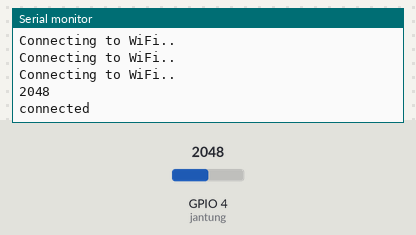
The sketch below on a simulated ESP32. Parts: the last lines printed to the serial monitor. The inputs (shaded band) are chosen by the test bench; at power-on: GPIO 4 (jantung) = 2048. WiFi joins after 1.5 s; servers stay silent unless stated.

Above: at 2.7 s.
2.8 s: GPIO 4 (jantung) set to 60
At 2.8 s:
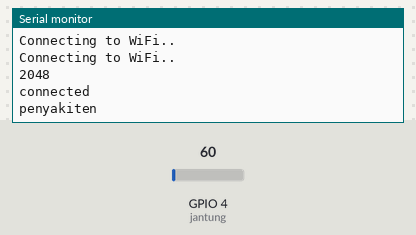
10.4 s: GPIO 4 (jantung) set to 0
At 16.0 s:
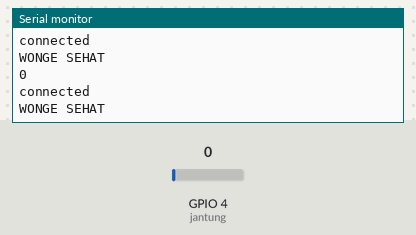
Timing chart, 0 to 17.5 s (numbered marks = the images above; inputs shaded):
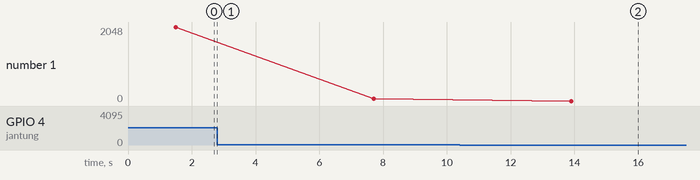

The sketch:

thingspeak.ino
```cpp
#include <WiFi.h>
#include "ThingSpeak.h"
int value;
int ChannelID = 490525;
int jantung = 4 ;

const char* host    = "192.168.43.21" ;
const char* ssid     = "dancuk"; // Your SSID (Name of your WiFi)
const char* password = "danuandrean"; //Your Wifi password


// setting API ThingSpeak
const char* server = "api.thingspeak.com";
 String WriteAPIKey = " IBE0RS26SSPFC5ER" ;
 String ReadApiKey = " NSIDW8R640WV7C4B " ;

WiFiClient client;
void setup()
{
   WiFi.begin("dancuk","danuandrean");
   Serial.begin(115200);              //inisialiasi port serial utk debugging
   WiFi.mode(WIFI_STA);
   pinMode  (jantung,INPUT) ;
   ThingSpeak.begin(client);

        while (WiFi.status() != WL_CONNECTED) {
        delay(500);
        Serial.println("Connecting to WiFi..");
         }
}

void loop(){

   int value= analogRead(jantung);
   value = value;
   Serial.println(value);
             if (client.connect(server,80)){
                Serial.println("connected");
                delay(1000);

                String  postStr = WriteAPIKey;
                postStr += "&field1=";
                postStr += String(value);
                postStr +="&field2=";
                postStr += String(value);
                postStr += "\r\n\r\n";

                client.print("POST /update HTTP/1.1\n");
                client.print("Host: api.thingspeak.com\n");
                client.print("Connection: close\n");
                client.print("X-THINGSPEAKAPIKEY: " +WriteAPIKey+ "\n");
                client.print("Content-Type: application/x-www-form-urlencoded\n");
                client.print("Content-Length: ");
                client.print( postStr.length());
                client.print("\n\n");
                client.print( postStr);
        }
   client.stop();

    if (value<=100){
      Serial.println ("WONGE SEHAT");}
    else{
      Serial.println ("penyakiten");}
 delay (5000);
}
```

Measured:
- after the input at 10.4 s, the serial monitor: prints a new line after 3.5 s (image 2)
- plotted number 1: 2048 → 60 after the input at 2.8 s, 60 → 0 after the input at 10.4 s
